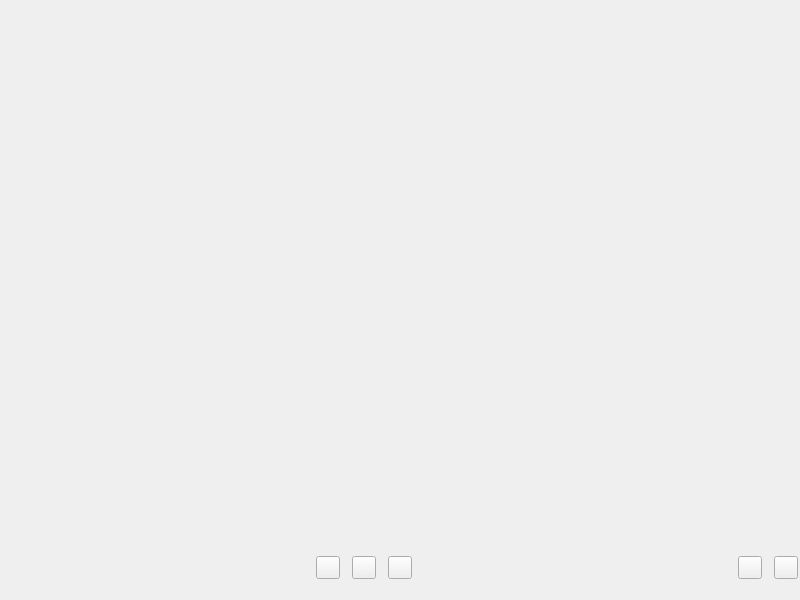
<?xml version="1.0" encoding="UTF-8"?>
<ui version="4.0">
 <class>BleMainWindow</class>
 <widget class="QMainWindow" name="BleMainWindow">
  <property name="geometry">
   <rect>
    <x>0</x>
    <y>0</y>
    <width>800</width>
    <height>600</height>
   </rect>
  </property>
  <property name="windowTitle">
   <string>RecMainWindow</string>
  </property>
  <widget class="QWidget" name="centralWidget">
   <layout class="QVBoxLayout" name="verticalLayout">
    <property name="leftMargin">
     <number>2</number>
    </property>
    <property name="topMargin">
     <number>2</number>
    </property>
    <property name="rightMargin">
     <number>2</number>
    </property>
    <property name="bottomMargin">
     <number>2</number>
    </property>
    <item>
     <widget class="TitleWidget" name="titleWidget" native="true"/>
    </item>
    <item>
     <layout class="QHBoxLayout" name="horizontalLayout">
      <item>
       <widget class="MTabBar" name="TabBar" native="true"/>
      </item>
     </layout>
    </item>
    <item>
     <widget class="QStackedWidget" name="stackedWidget"/>
    </item>
    <item>
     <layout class="QHBoxLayout" name="horizontalLayout_2">
      <property name="spacing">
       <number>12</number>
      </property>
      <item>
       <spacer name="horizontalSpacer_2">
        <property name="orientation">
         <enum>Qt::Horizontal</enum>
        </property>
        <property name="sizeHint" stdset="0">
         <size>
          <width>40</width>
          <height>20</height>
         </size>
        </property>
       </spacer>
      </item>
      <item>
       <widget class="MToolButton" name="addPicBtn">
        <property name="text">
         <string/>
        </property>
       </widget>
      </item>
      <item>
       <widget class="MToolButton" name="addCameraBtn">
        <property name="text">
         <string/>
        </property>
       </widget>
      </item>
      <item>
       <widget class="MToolButton" name="addWindowGrabBtn">
        <property name="text">
         <string/>
        </property>
       </widget>
      </item>
      <item>
       <spacer name="horizontalSpacer">
        <property name="orientation">
         <enum>Qt::Horizontal</enum>
        </property>
        <property name="sizeHint" stdset="0">
         <size>
          <width>40</width>
          <height>20</height>
         </size>
        </property>
       </spacer>
      </item>
      <item>
       <widget class="MToolButton" name="startBtn">
        <property name="text">
         <string/>
        </property>
       </widget>
      </item>
      <item>
       <widget class="MToolButton" name="stopBtn">
        <property name="text">
         <string/>
        </property>
       </widget>
      </item>
     </layout>
    </item>
   </layout>
  </widget>
  <widget class="QStatusBar" name="statusBar">
   <property name="styleSheet">
    <string notr="true"/>
   </property>
   <property name="sizeGripEnabled">
    <bool>false</bool>
   </property>
  </widget>
 </widget>
 <layoutdefault spacing="6" margin="11"/>
 <customwidgets>
  <customwidget>
   <class>TitleWidget</class>
   <extends>QWidget</extends>
   <header>TitleWidget.h</header>
   <container>1</container>
  </customwidget>
  <customwidget>
   <class>MTabBar</class>
   <extends>QWidget</extends>
   <header>MTabBar.h</header>
   <container>1</container>
  </customwidget>
  <customwidget>
   <class>MToolButton</class>
   <extends>QToolButton</extends>
   <header>MToolButton.h</header>
  </customwidget>
 </customwidgets>
 <resources/>
 <connections/>
</ui>
